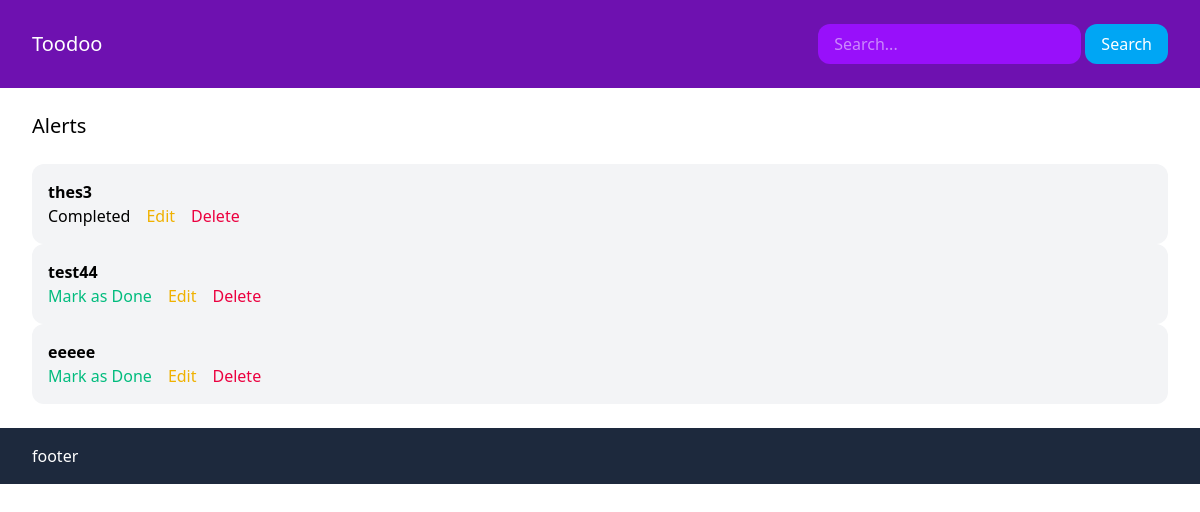
Page /3/ on the earlier database version.
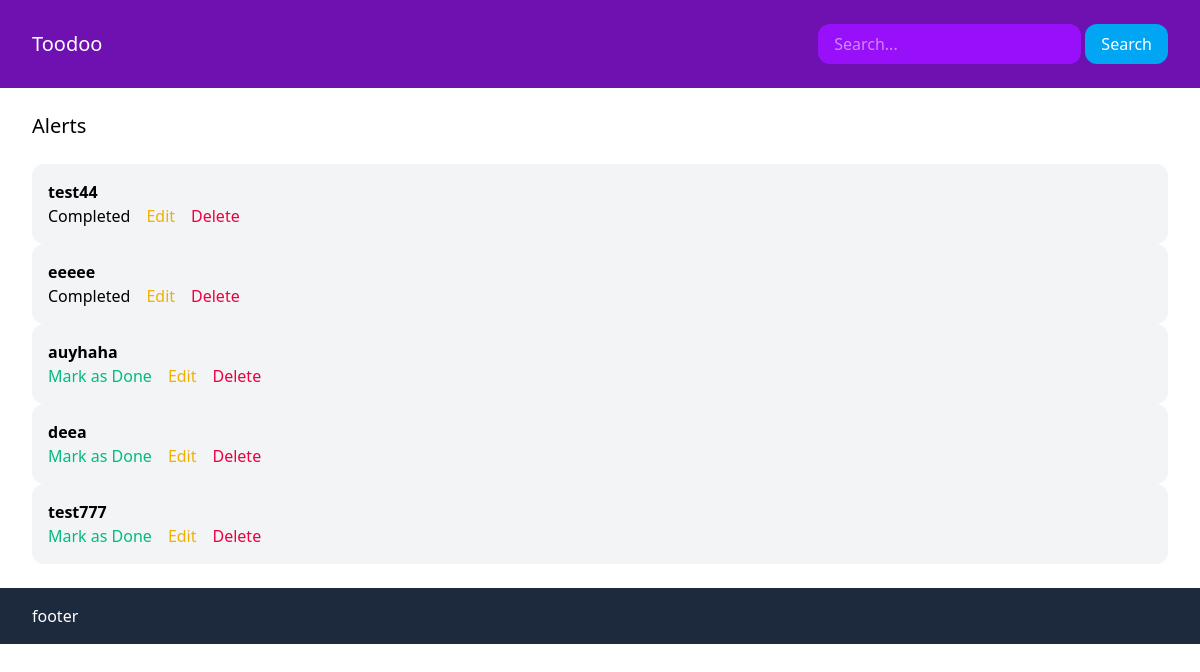
Same page on the later database version.
### category/models.py (models this page shows, shortened)
class Category(models.Model):
    title = models.CharField(max_length=255)
    class Meta:
        verbose_name_plural = 'Categories'
        ordering = ["title",]

### task/models.py (models this page shows)
class Task(models.Model):
    category = models.ForeignKey(Category, related_name='tasks', on_delete=models.CASCADE)
    title = models.CharField(max_length=255)
    description = models.TextField(blank=True, null=True)
    is_done = models.BooleanField(default=False)

### category/views.py (the view)
# urls.py: path('<int:pk>/', views.detail, name='category_detail'),
def detail(request, pk):
    category = Category.objects.get(pk=pk)
    return render(request, 'category/detail.html', {'category': category})

### category/templates/category/detail.html (shortened to what this page needs)
{% extends "task/base.html" %}
{% block content %}
<div class="frontpage">
    <h1 class="text-xl mb-6">{{ category.title }}</h1>
    {% for task in category.tasks.all %}
        {% include 'task/partials/tasks.html' %}
    {% endfor %}
</div>
{% endblock %}

### task/templates/task/base.html (shortened to what this page needs)
{% load static %}
<!doctype html>
<html lang="en">
    <head>
        <link rel="stylesheet" href="{% static 'css/main.min.css' %}">
    </head>
    <body>
        {% include "task/partials/nav.html" %}
        <main class="py-6 px-8">
        {% block content %}
        {% endblock%}
        </main>
        {% include "task/partials/footer.html" %}
    </body>
</html>

### task/templates/task/partials/nav.html
<nav class="py-6 px-8 bg-purple-800 text-white flex items-center justify-between">
    <h1 class="text-xl">Toodoo</h1>
   <form method="get" action="{% url 'search' %}">
       <input type="search" name="query" placeholder="Search..." class="py-2 px-4 bg-purple-600 rounded-xl">
       <button type="submit" class="py-2 px-4 bg-sky-500 rounded-xl hover:bg-sky-600">Search</button>
   </form>
</nav>

### task/templates/task/partials/tasks.html
 <div class="bg-gray-100 p-4 rounded-xl">
     <p class="font-bold">{{ task.title }}</p>
    <div class="flex space-x-4">
        <p>
            {% if task.is_done %}
                Completed
            {% else %}
                <a href="{% url 'mark_completed' task.pk %}" class="text-emerald-500">Mark as Done</a>
            {% endif %}
        </p>
        <p><a href="{% url 'edit_task' task.pk %}" class="text-yellow-500">Edit</a></p>
        <p>
            <a href="{% url 'delete_task' task.pk %}" class="text-rose-600">Delete</a>
        </p>
    </div>
 </div>

### task/templates/task/partials/footer.html
<footer class="py-4 px-8 bg-slate-800 text-white">footer</footer>

Differences in the rows shown:
removed Task: title "thes3", is_done "Completed"
changed Task "test44": is_done "Mark as Done" → "Completed"
changed Task "eeeee": is_done "Mark as Done" → "Completed"
added Task: title "auyhaha", is_done "Mark as Done"
added Task: title "deea", is_done "Mark as Done"
added Task: title "test777", is_done "Mark as Done"
